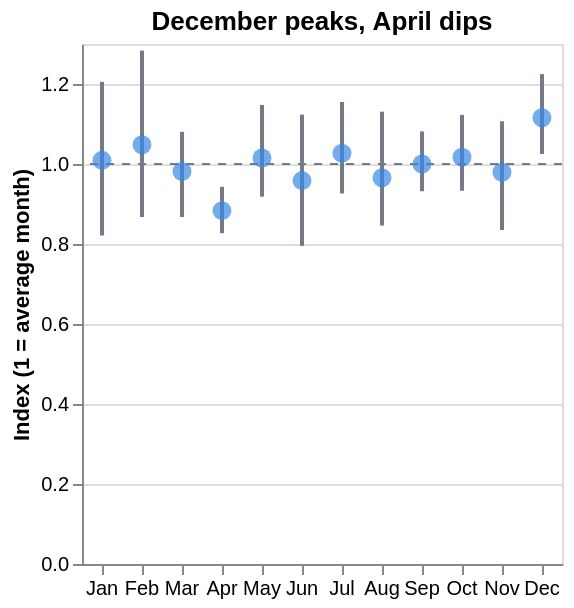

This figure's notebook cell:
### Code cell
#| hide
#| caption: Average seasonal index (dots) with the range across 14 years (lines). 1.0 is an average month.
base = alt.Chart(season).encode(x=alt.X("month_name:N", sort=list(season.month_name), title=None, axis=alt.Axis(labelAngle=0)))
rng = base.mark_rule(color=MUTED, strokeWidth=2).encode(y=alt.Y("index_min:Q", title="Index (1 = average month)", scale=alt.Scale(domain=[0.75, 1.3])), y2="index_max:Q")
dot = base.mark_point(size=90, filled=True, color=BLUE).encode(
    y="index:Q", tooltip=[alt.Tooltip("month_name:N", title="Month"), alt.Tooltip("index:Q", format=".2f", title="Average"),
                          alt.Tooltip("index_min:Q", format=".2f", title="Lowest"), alt.Tooltip("index_max:Q", format=".2f", title="Highest")])
one = alt.Chart(pd.DataFrame({"y": [1]})).mark_rule(strokeDash=[4, 4], color=MUTED).encode(y="y:Q")
(one + rng + dot).properties(title="December peaks, April dips", height=260)

### Figure 1 — Vega-Lite specification as saved in the notebook (floating-point values rounded to 4 significant figures)
{"config": {"view": {"continuousWidth": 300, "continuousHeight": 300}}, "layer": [{"data": {"name": "data-719260942a763224059a586657358545"}, "mark": {"type": "rule", "color": "#747a87", "strokeDash": [4, 4]}, "encoding": {"y": {"field": "y", "type": "quantitative"}}}, {"data": {"name": "data-6a195031c11bb82d23f2fdeef74b2815"}, "mark": {"type": "rule", "color": "#747a87", "strokeWidth": 2}, "encoding": {"x": {"axis": {"labelAngle": 0}, "field": "month_name", "sort": ["Jan", "Feb", "Mar", "Apr", "May", "Jun", "Jul", "Aug", "Sep", "Oct", "Nov", "Dec"], "title": null, "type": "nominal"}, "y": {"field": "index_min", "scale": {"domain": [0.75, 1.3]}, "title": "Index (1 = average month)", "type": "quantitative"}, "y2": {"field": "index_max"}}}, {"data": {"name": "data-6a195031c11bb82d23f2fdeef74b2815"}, "mark": {"type": "point", "color": "#3987e5", "filled": true, "size": 90}, "encoding": {"tooltip": [{"field": "month_name", "title": "Month", "type": "nominal"}, {"field": "index", "format": ".2f", "title": "Average", "type": "quantitative"}, {"field": "index_min", "format": ".2f", "title": "Lowest", "type": "quantitative"}, {"field": "index_max", "format": ".2f", "title": "Highest", "type": "quantitative"}], "x": {"axis": {"labelAngle": 0}, "field": "month_name", "sort": ["Jan", "Feb", "Mar", "Apr", "May", "Jun", "Jul", "Aug", "Sep", "Oct", "Nov", "Dec"], "title": null, "type": "nominal"}, "y": {"field": "index", "type": "quantitative"}}}], "height": 260, "title": "December peaks, April dips", "$schema": "https://vega.github.io/schema/vega-lite/v6.4.1.json", "datasets": {"data-719260942a763224059a586657358545": [{"y": 1}], "data-6a195031c11bb82d23f2fdeef74b2815": [{"month_num": 1, "month_name": "Jan", "index": 1.009, "index_min": 0.8213, "index_max": 1.205}, {"month_num": 2, "month_name": "Feb", "index": 1.048, "index_min": 0.8675, "index_max": 1.284}, {"month_num": 3, "month_name": "Mar", "index": 0.9811, "index_min": 0.8674, "index_max": 1.08}, {"month_num": 4, "month_name": "Apr", "index": 0.8834, "index_min": 0.8271, "index_max": 0.943}, {"month_num": 5, "month_name": "May", "index": 1.015, "index_min": 0.9184, "index_max": 1.148}, {"month_num": 6, "month_name": "Jun", "index": 0.9585, "index_min": 0.7955, "index_max": 1.123}, {"month_num": 7, "month_name": "Jul", "index": 1.027, "index_min": 0.9264, "index_max": 1.155}, {"month_num": 8, "month_name": "Aug", "index": 0.9658, "index_min": 0.8461, "index_max": 1.131}, {"month_num": 9, "month_name": "Sep", "index": 1.0, "index_min": 0.9319, "index_max": 1.081}, {"month_num": 10, "month_name": "Oct", "index": 1.017, "index_min": 0.9331, "index_max": 1.123}, {"month_num": 11, "month_name": "Nov", "index": 0.9796, "index_min": 0.8349, "index_max": 1.107}, {"month_num": 12, "month_name": "Dec", "index": 1.116, "index_min": 1.025, "index_max": 1.225}]}}
